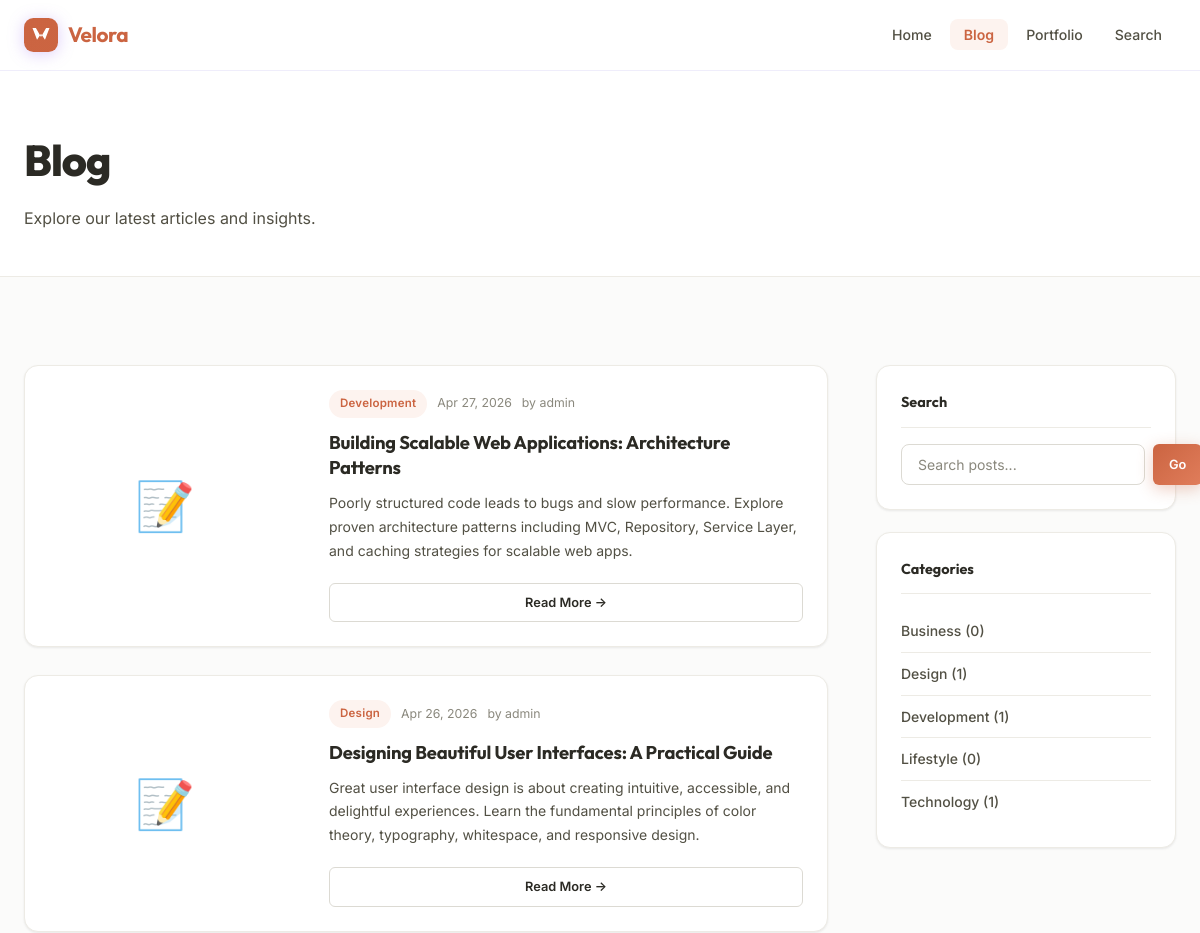
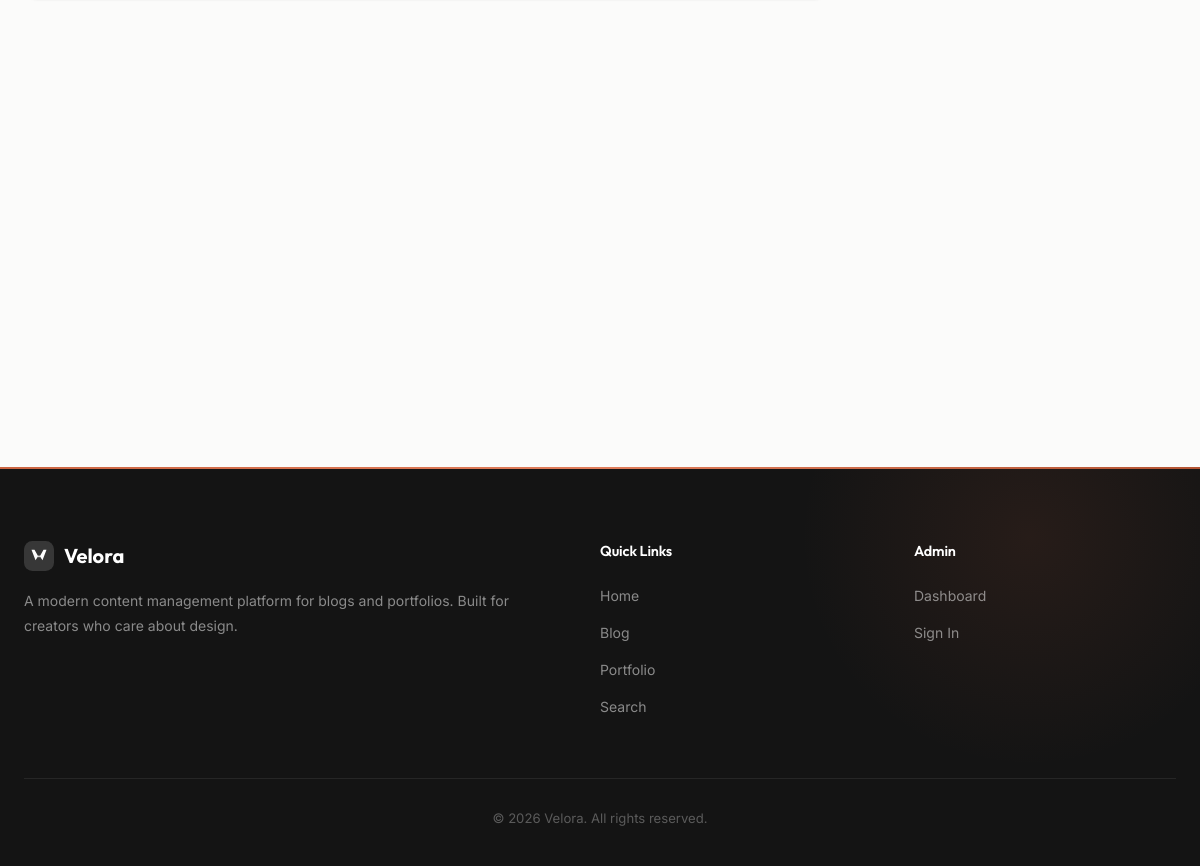
Screenshot of /blog.php with the database file from the repository (2 pictures, top to bottom).
### tables this page shows
CREATE TABLE IF NOT EXISTS `blog_posts` (
    `id` INT UNSIGNED AUTO_INCREMENT PRIMARY KEY,
    `title` VARCHAR(255) NOT NULL,
    `slug` VARCHAR(280) NOT NULL UNIQUE,
    `content` LONGTEXT NOT NULL,
    `excerpt` TEXT NULL,
    `featured_image` VARCHAR(255) NULL,
    `category_id` INT UNSIGNED NULL,
    `author_id` INT UNSIGNED NOT NULL,
    `status` ENUM('draft','published') NOT NULL DEFAULT 'draft',
    `created_at` DATETIME NOT NULL DEFAULT CURRENT_TIMESTAMP,
    `updated_at` DATETIME NOT NULL DEFAULT CURRENT_TIMESTAMP ON UPDATE CURRENT_TIMESTAMP,
    INDEX `idx_status` (`status`),
    INDEX `idx_category` (`category_id`),
    INDEX `idx_author` (`author_id`),
    INDEX `idx_created` (`created_at`),
    CONSTRAINT `fk_post_category` FOREIGN KEY (`category_id`) REFERENCES `categories`(`id`) ON DELETE SET NULL,
    CONSTRAINT `fk_post_author` FOREIGN KEY (`author_id`) REFERENCES `users`(`id`) ON DELETE CASCADE
);

CREATE TABLE IF NOT EXISTS `categories` (
    `id` INT UNSIGNED AUTO_INCREMENT PRIMARY KEY,
    `name` VARCHAR(100) NOT NULL,
    `slug` VARCHAR(120) NOT NULL UNIQUE
);

CREATE TABLE IF NOT EXISTS `users` (
    `id` INT UNSIGNED AUTO_INCREMENT PRIMARY KEY,
    `username` VARCHAR(50) NOT NULL UNIQUE,
    `password` VARCHAR(255) NOT NULL,
    `email` VARCHAR(100) NOT NULL UNIQUE,
    `created_at` DATETIME NOT NULL DEFAULT CURRENT_TIMESTAMP
);

### includes/functions.php (called while the page is built, shortened)
<?php
function sanitize($str) {
    return htmlspecialchars($str, ENT_QUOTES, 'UTF-8');
}
function getPagination($total, $perPage, $currentPage) {
    $totalPages = max(1, ceil($total / $perPage));
    $currentPage = max(1, min($currentPage, $totalPages));
    $offset = ($currentPage - 1) * $perPage;
    return [
        'total' => $total,
        'per_page' => $perPage,
        'current_page' => $currentPage,
        'total_pages' => $totalPages,
        'offset' => $offset
    ];
}
function formatDate($date, $format = 'M j, Y') {
    return date($format, strtotime($date));
}

### blog.php (the view, shortened to what this page needs)
<?php
require_once __DIR__ . '/includes/config.php';
require_once __DIR__ . '/includes/functions.php';
$catSlug = $_GET['category'] ?? '';
$tagSlug = $_GET['tag'] ?? '';
$where = "WHERE bp.status = 'published'";
$params = [];
$types = '';
$countSql = "SELECT COUNT(*) as c FROM blog_posts bp LEFT JOIN categories c ON bp.category_id = c.id $where";
if ($types) {
    $stmt = mysqli_prepare($conn, $countSql);
    mysqli_stmt_bind_param($stmt, $types, ...$params);
    mysqli_stmt_execute($stmt);
    $total = mysqli_fetch_assoc(mysqli_stmt_get_result($stmt))['c'];
    mysqli_stmt_close($stmt);
} else {
    $total = mysqli_fetch_assoc(mysqli_query($conn, $countSql))['c'];
}
$page = max(1, intval($_GET['page'] ?? 1));
$pagination = getPagination($total, POSTS_PER_PAGE, $page);
$sql = "SELECT bp.*, c.name as category_name, c.slug as category_slug, u.username as author_name
        FROM blog_posts bp
        LEFT JOIN categories c ON bp.category_id = c.id
        LEFT JOIN users u ON bp.author_id = u.id
        $where
        ORDER BY bp.created_at DESC
        LIMIT {$pagination['per_page']} OFFSET {$pagination['offset']}";
if ($types) {
    $stmt = mysqli_prepare($conn, $sql);
    mysqli_stmt_bind_param($stmt, $types, ...$params);
    mysqli_stmt_execute($stmt);
    $posts = mysqli_stmt_get_result($stmt);
} else {
    $posts = mysqli_query($conn, $sql);
}
$categories = mysqli_query($conn, "SELECT c.*, (SELECT COUNT(*) FROM blog_posts WHERE category_id = c.id AND status='published') as post_count FROM categories c ORDER BY name");
require_once __DIR__ . '/includes/header.php';
?>
<section class="post-hero">
    <div class="container">
        <h1>Blog</h1>
        <p style="color:var(--text-light);margin-top:8px">
            <?php if ($catSlug): ?>Posts in category: <strong><?= sanitize($catSlug) ?></strong>
            <?php elseif ($tagSlug): ?>Posts tagged: <strong><?= sanitize($tagSlug) ?></strong>
            <?php else: ?>Explore our latest articles and insights.<?php endif; ?>
        </p>
    </div>
</section>
<section class="section">
    <div class="container">
        <div class="blog-layout">
            <div>
                <div class="card-grid" style="grid-template-columns:1fr">
                <?php while ($post = mysqli_fetch_assoc($posts)): ?>
                    <article class="card" style="display:grid;grid-template-columns:280px 1fr">
                        <?php if ($post['featured_image']): ?>
                            <img src="<?= UPLOAD_URL . $post['featured_image'] ?>" alt="<?= sanitize($post['title']) ?>" style="width:100%;height:100%;object-fit:cover">
                        <?php else: ?>
                            <div style="display:flex;align-items:center;justify-content:center;background:linear-gradient(135deg,var(--lemon-light),var(--gray-100));font-size:3rem;min-height:200px">📝</div>
                        <?php endif; ?>
                        <div class="card-body">
                            <div class="card-meta">
                                <span class="badge badge-lemon"><?= sanitize($post['category_name'] ?? 'Uncategorized') ?></span>
                                <span><?= formatDate($post['created_at']) ?></span>
                                <span>by <?= sanitize($post['author_name']) ?></span>
                            </div>
                            <h3><a href="<?= SITE_URL ?>/post.php?slug=<?= urlencode($post['slug']) ?>"><?= sanitize($post['title']) ?></a></h3>
                            <p><?= sanitize($post['excerpt'] ?: truncateText($post['content'], 200)) ?></p>
                            <a href="<?= SITE_URL ?>/post.php?slug=<?= urlencode($post['slug']) ?>" class="btn btn-outline btn-sm">Read More →</a>
                        </div>
                    </article>
                <?php endwhile; ?>
                </div>
            </div>
            <aside>
                <div class="sidebar-widget">
                    <h4>Search</h4>
                    <form action="<?= SITE_URL ?>/search.php" method="GET" class="search-form">
                        <input type="text" name="q" placeholder="Search posts..." required>
                        <button type="submit" class="btn btn-primary btn-sm">Go</button>
                    </form>
                </div>
                <div class="sidebar-widget">
                    <h4>Categories</h4>
                    <ul>
                    <?php while ($cat = mysqli_fetch_assoc($categories)): ?>
                        <li><a href="<?= SITE_URL ?>/blog.php?category=<?= urlencode($cat['slug']) ?>"><?= sanitize($cat['name']) ?> (<?= $cat['post_count'] ?>)</a></li>
                    <?php endwhile; ?>
                    </ul>
                </div>
            </aside>
        </div>
    </div>
</section>
<?php require_once __DIR__ . '/includes/footer.php'; ?>

### includes/header.php (shortened to what this page needs)
<!DOCTYPE html>
<html lang="en">
<head>
    <link rel="stylesheet" href="<?= SITE_URL ?>/public/css/style.css">
</head>
<body>
<nav class="navbar" id="mainNavbar">
    <div class="container">
        <a href="<?= SITE_URL ?>/" class="navbar-brand">
            <div class="navbar-brand-logo">
            </div>
            <span class="navbar-brand-name">Velora</span>
        </a>
        <ul class="nav-links" id="navLinks">
            <li><a href="<?= SITE_URL ?>/" <?= basename($_SERVER['PHP_SELF']) === 'index.php' && !isset($_GET['slug']) ? 'class="active"' : '' ?>>Home</a></li>
            <li><a href="<?= SITE_URL ?>/blog.php" <?= basename($_SERVER['PHP_SELF']) === 'blog.php' ? 'class="active"' : '' ?>>Blog</a></li>
            <li><a href="<?= SITE_URL ?>/portfolio.php" <?= basename($_SERVER['PHP_SELF']) === 'portfolio.php' ? 'class="active"' : '' ?>>Portfolio</a></li>
            <li><a href="<?= SITE_URL ?>/search.php" <?= basename($_SERVER['PHP_SELF']) === 'search.php' ? 'class="active"' : '' ?>>Search</a></li>
        </ul>
    </div>
</nav>

### includes/footer.php (shortened to what this page needs)
<footer class="site-footer">
    <div class="container">
        <div class="footer-grid">
            <div class="footer-col">
                <div class="footer-brand">
                    <div class="footer-brand-logo">
                        <svg viewBox="0 0 36 36" fill="none" xmlns="http://www.w3.org/2000/svg">
                            <rect width="36" height="36" rx="10" fill="rgba(255,255,255,0.15)"/>
                            <path d="M9 10.5L13.8 23L18 16.8L22.2 23L27 10.5H23.4L18 20.2L12.6 10.5H9Z" fill="white"/>
                        </svg>
                    </div>
                    <span class="footer-brand-name">Velora</span>
                </div>
                <p>A modern content management platform for blogs and portfolios. Built for creators who care about design.</p>
            </div>
            <div class="footer-col">
                <h4>Quick Links</h4>
                <ul>
                    <li><a href="<?= SITE_URL ?>/">Home</a></li>
                    <li><a href="<?= SITE_URL ?>/blog.php">Blog</a></li>
                    <li><a href="<?= SITE_URL ?>/portfolio.php">Portfolio</a></li>
                    <li><a href="<?= SITE_URL ?>/search.php">Search</a></li>
                </ul>
            </div>
            <div class="footer-col">
                <h4>Admin</h4>
                <ul>
                    <li><a href="<?= SITE_URL ?>/admin/">Dashboard</a></li>
                    <li><a href="<?= SITE_URL ?>/admin/login.php">Sign In</a></li>
                </ul>
            </div>
        </div>
        <div class="footer-bottom">
            <p>&copy; <?= date('Y') ?> <?= SITE_NAME ?>. All rights reserved.</p>
        </div>
    </div>
</footer>
</body>
</html>

### rows the page displays
blog_posts: category.name "Development", created_at "Apr 27, 2026", author.username "admin", title "Building Scalable Web Applications: Architecture Patterns", excerpt "Poorly structured code leads to bugs and slow performance. Explore proven architecture patterns including MVC, Repository, Service Layer, and caching strategies for scalable web apps."
blog_posts: category.name "Design", created_at "Apr 26, 2026", author.username "admin", title "Designing Beautiful User Interfaces: A Practical Guide", excerpt "Great user interface design is about creating intuitive, accessible, and delightful experiences. Learn the fundamental principles of color theory, typography, whitespace, and responsive design."
categories: name "Business", post_count "0"
categories: name "Design", post_count "1"
categories: name "Development", post_count "1"
categories: name "Lifestyle", post_count "0"
categories: name "Technology", post_count "1"

### other values shown
SITE_NAME "Velora"
